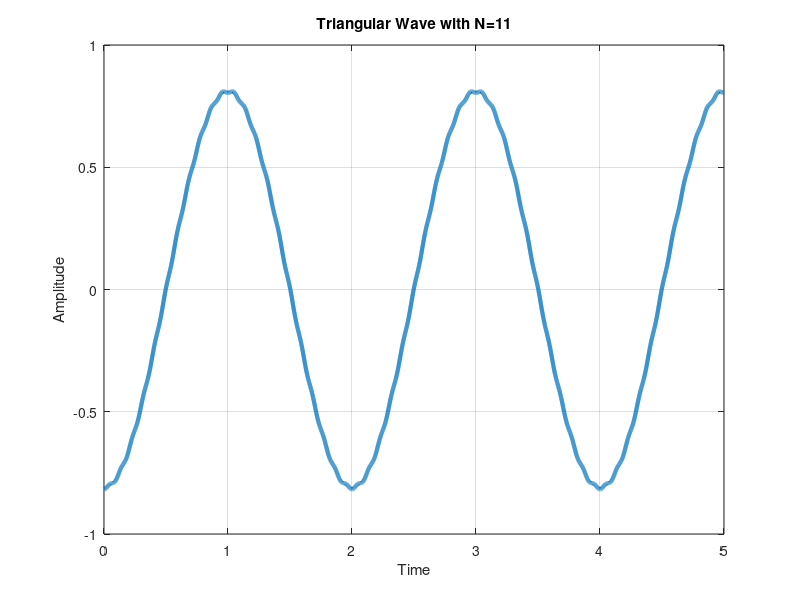

This chart was generated by the following MATLAB code:
% Task4
clc; 
clear all
t=0:0.001:5;
ff=25;
x1=(-8/(pi^2))*exp(1i*(2*pi*0.5*t));
for k=1:2:11
    x=(-8/(pi^2*k^2))*exp(1i*(2*pi*k*t));
    y=x1+x;
end
plot(t,real(y),'linewidth',3);
title('Triangular Wave with N=11');
ylabel('Amplitude');
xlabel('Time');
grid on
